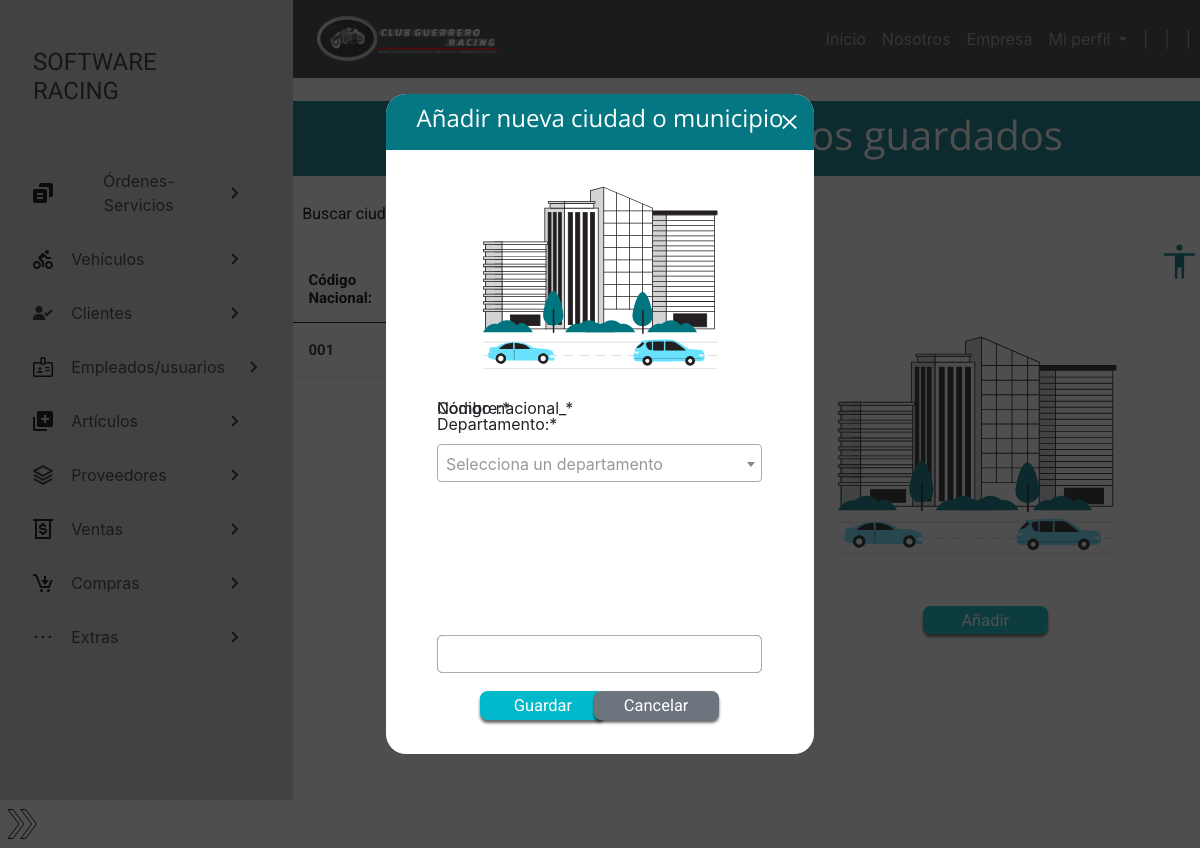
Page /extras/ciudades-municipios/ (signed in) on the earlier database version.
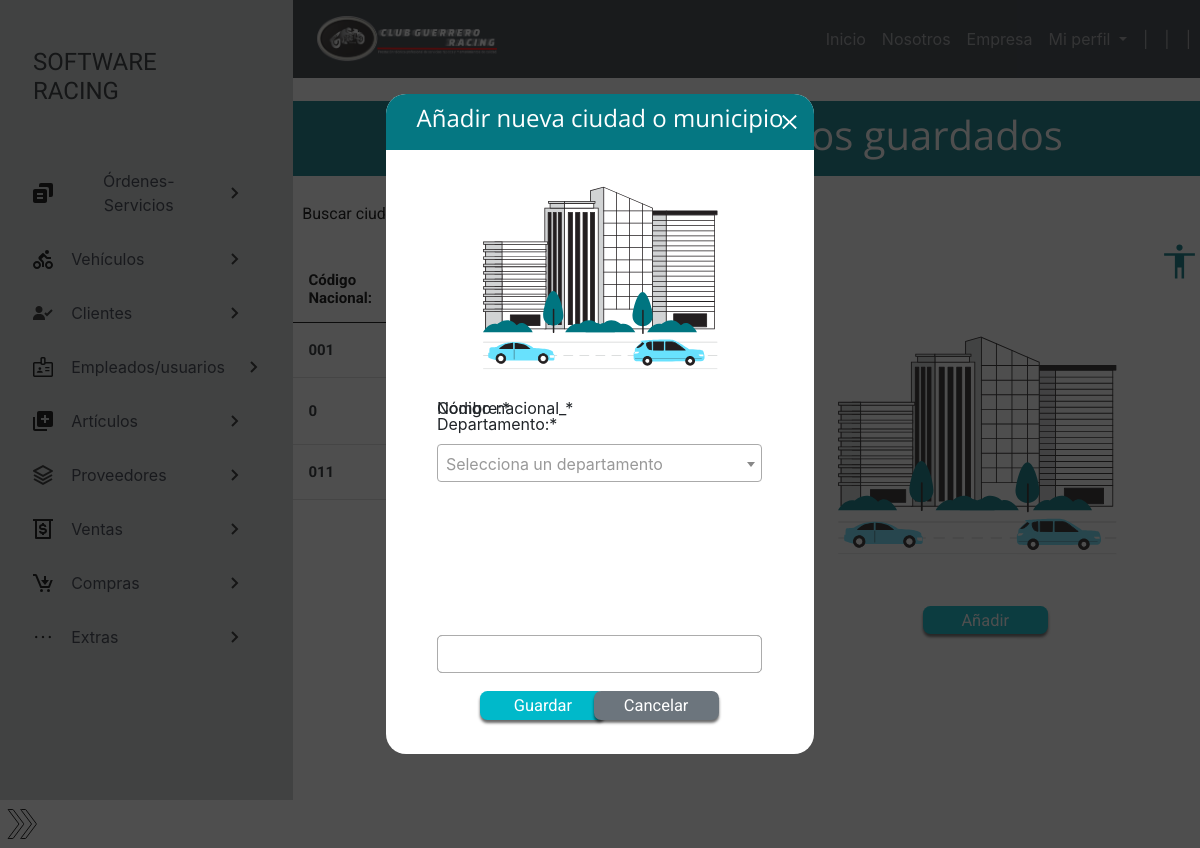
Same page on the later database version.
### usuarios/models.py (models this page shows, shortened)
class Ciudades(models.Model):
    id_ciudad = models.CharField(max_length=10, verbose_name="Código nacional_")
    ciu_nombre = models.CharField(max_length=45, verbose_name="Nombre:")
    tbl_departamento_iddepart = models.ForeignKey(
        Departamentos, on_delete=models.CASCADE, verbose_name="Departamento:")
    class Estado(models.TextChoices):
        ACTIVO = '1', _('Activo')
        INACTIVO = '0', _('Inactivo')
    ciu_estado = models.CharField(
        max_length=1, choices=Estado.choices, default=Estado.ACTIVO, verbose_name="Estado:")

### usuarios/views.py (the view)
# urls.py: path('extras/ciudades-municipios/', ciudades, name='ciudades'),
@login_required(login_url='login')
@permission_required('usuarios.view_ciudades')
def ciudades(request):
    titulo = "Ciudades y municipios"
    ciudades = Ciudades.objects.filter(ciu_estado = '1')
    busqueda = request.GET.get('ciu_busqueda')
    if busqueda:
        ciudades = Ciudades.objects.filter(
            Q(id_ciudad__icontains = busqueda) |
            Q(ciu_nombre__icontains = busqueda)
        ).distinct()
    if request.method == "POST":
        form = CiudadesForm(request.POST)
        if form.is_valid():
            form.save()
            messages.success(
                request,f"Se agregó la ciudad o municipio {request.POST['ciu_nombre']} exitosamente"
            )
            return redirect('ciudades')
        else:
            messages.error(
                request,f"Se ha producido un error al guardar la ciudad"
            )
    else:
        form = CiudadesForm()
    context = {
        'titulo': titulo,
        'ciudades': ciudades,
        'form': form
    }
    return render(request, 'usuarios/interfaz_ciu_municipios.html', context)

### usuarios/forms.py
class CiudadesForm(forms.ModelForm):
    class Meta:
        model= Ciudades
        exclude = ['ciu_estado']

### main/context_processors.py (called while the page is built)
def sesion(request):
    usuario_actual = request.user
    image_user = r"../media/images/usuarios/default.png"
    if request.user.is_authenticated:
        if Empleados.objects.filter(user_id=usuario_actual.id):
            image_user = Empleados.objects.get(user_id=usuario_actual.id).emp_foto.url
    context = {
        'usuario_actual':usuario_actual,
        'image_user':image_user
    }
    return context

### usuarios/models.py (called while the page is built)
    def __str__(self) -> str:
        return "%s" % (self.dep_nombre)

### main/templates/usuarios/interfaz_ciu_municipios.html (shortened to what this page needs)
{% extends 'partials/bodyApp.html' %}
{% load crispy_forms_tags %}
{% load static %}
{% block css %}
<link rel="stylesheet" href="{% static 'css/interfaz_ciu_municipios.css' %}">
{% endblock css %}
{% block contenido %}
<section>
    <div class="titulo_superior">
        <h2>Ciudades y municipios guardados</h2>
    </div>
    <div class="contenedor_form">
        <form method="GET">
            <label for="CiuBusqueda" class="label_buscar">Buscar ciudad:</label>
            <button type="submit" id="btn_mostrar_filtro" class="btn btn-outline-success"></button>
        </form>
    </div>
    <div class="contenedor_tabla">
        <table>
            <thead>
                <tr>
                    <th>Código Nacional:</th>
                    <th>Ciudad o municipio</th>
                    <th>Departamento</th>
                    {% if perms.usuarios.delete_ciudades or perms.usuarios.change_ciudades %}
                    <th>Acciones</th>
                    {% endif %}
                </tr>
            </thead>
            <tbody>
                {% for ciudad in ciudades %}
                <tr>
                        <td>{{ciudad.id_ciudad}}</td>
                        <td>{{ciudad.ciu_nombre}}</td>
                        <td>{{ciudad.tbl_departamento_iddepart}}</td>
                        {% if perms.usuarios.delete_ciudades or perms.usuarios.change_ciudades %}
                        <td>
                            {% if perms.usuarios.change_ciudades %}
                            <a href="{% url 'editar_ciudad' ciudad.pk %}">
                            </a>
                            {% endif %}
                        </td>
                        {% endif %}
                </tr>
                {% endfor %}
            </tbody>
        </table>
    </div>
    <img src="{% static 'img/ilustracion_ciudades.svg' %}" alt="Ilustración relativa a ciudades" id="img1">
    {% if perms.usuarios.add_ciudades %}
    <a href="#" id="btn_anadir" title="Añadir nueva ciudad">Añadir</a>
    {% endif %}
</section>
<section class="modal-form ">
    <div class="container_modal-form">
        <div class="container_h2-form">
            <h2>Añadir nueva ciudad o municipio</h2>
            <a href="#" class="modal_close-form container_cerrar-form">
                <img src="{% static 'img/cerrar.svg' %}" alt="">
            </a>
        </div>
        <img src="{% static 'img/ilustracion_ciudades.svg' %}" alt="Imagen ilustrativa a ciudades" id="img2">
        {% if perms.usuarios.add_ciudades %}
        <form action="" method="POST">
            {{form|crispy}}
            <div class="frame_b">
                <button type="submit" value="Guardar" id="btn_guardar">Guardar</button>
                <button type="reset" value="Cacelar" id="btn_cancelar">Cancelar</button>
            </div>
        </form>
        {% endif %}
    </div>
</section>
{% endblock contenido %}

Differences in the rows shown:
added Ciudades: id_ciudad "0"
added Ciudades: id_ciudad "011"
